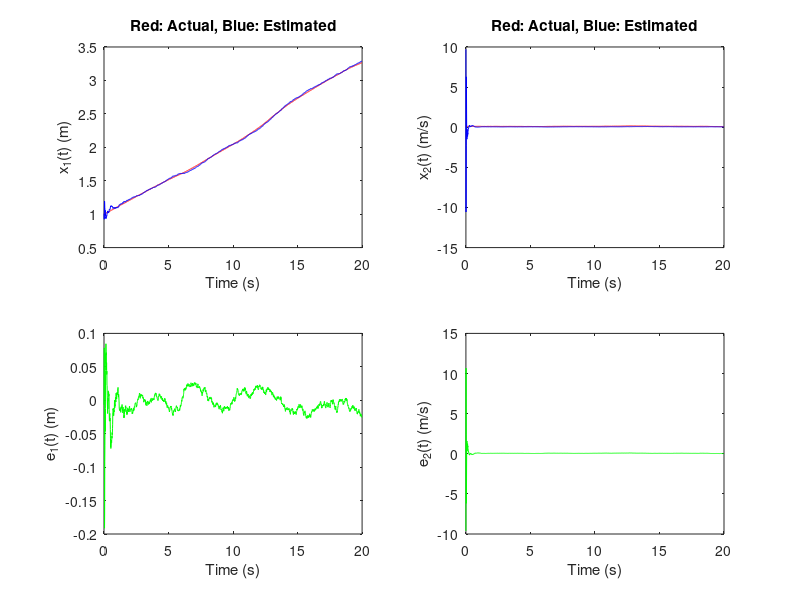

The MATLAB source for this figure:
function kfdemo()

% Specify system
% Discretize Newton dynamics of motion in 1D with random acceleration
% State vector is x = [p;v]
% x(k+1) = A*x(k) + B*w(k)
% y(k) = C*x(k) + v(k)
T = 1e-2;
A = [1 T;0 1]; B = [T^2/2;T];
C = [1 0]; % Observable
%C = [0 1];  % Nonobservable
vara = 1e-1^2;
Q = B*vara*B'; R = (1e-1)^2;
n = size(A,1); m = size(C,1); 
O = [C;C*A];
disp(['Size(O) = ',num2str(size(O,1)),'x',num2str(size(O,2))']),
disp(['Rank(O) = ',num2str(rank(O))]),
if size(O,2) == rank(O)
    disp('O is full column rank => System is observable.'),
else
    disp('O is not full column rank => System is not observable.'),
end

MaxIter = 2e3;
t = [0:T:T*(MaxIter-1)];
w = zeros(n,MaxIter); v = zeros(m,MaxIter);
x = zeros(n,MaxIter); y = zeros(m,MaxIter); 
xhat = zeros(n,MaxIter);
x(:,1) = [1;0.1];
Pp = diag([(1e0)^2,(1e2)^2]);
xhatp = sqrt(Pp)*randn(2,1)+x(:,1);

keyboard
for k = 1:MaxIter
    waitbar(k/MaxIter),
    w(:,k) = B*sqrt(vara)*randn; v(:,k) = sqrt(R)*randn;
    x(:,k+1) = A*x(:,k) + w(:,k); y(:,k) = C*x(:,k) + v(:,k);
    
    %Kalman Filter
    K = Pp*C'*inv(C*Pp*C'+R);
    xhat(:,k) = A*xhatp+K*(y(:,k)-C*xhatp);
    P = (eye(n)-K*C)*Pp;
    xhatp  = A*xhat(:,k); Pp = A*P*A'+Q;
end
figure(1), clf,
subplot(2,2,1),plot(t,x(1,1:end-1),'r'), xlabel('Time (s)'), ylabel('x_1(t) (m)'), title('Red: Actual, Blue: Estimated'),
subplot(2,2,2),plot(t,x(2,1:end-1),'r'), xlabel('Time (s)'), ylabel('x_2(t) (m/s)'), title('Red: Actual, Blue: Estimated'),
subplot(2,2,1),hold on, plot(t,xhat(1,:),'b'),
subplot(2,2,2),hold on, plot(t,xhat(2,:),'b'),
subplot(2,2,3),plot(t,x(1,1:end-1)-xhat(1,:),'g'), xlabel('Time (s)'), ylabel('e_1(t) (m)'),
subplot(2,2,4),plot(t,x(2,1:end-1)-xhat(2,:),'g'), xlabel('Time (s)'), ylabel('e_2(t) (m/s)'),

x(:,1)-xhat(:,1),
std(x(1,MaxIter-ceil(MaxIter/10)-1:MaxIter)-xhat(1,MaxIter-ceil(MaxIter/10)-1:MaxIter)),
sqrt(R),




